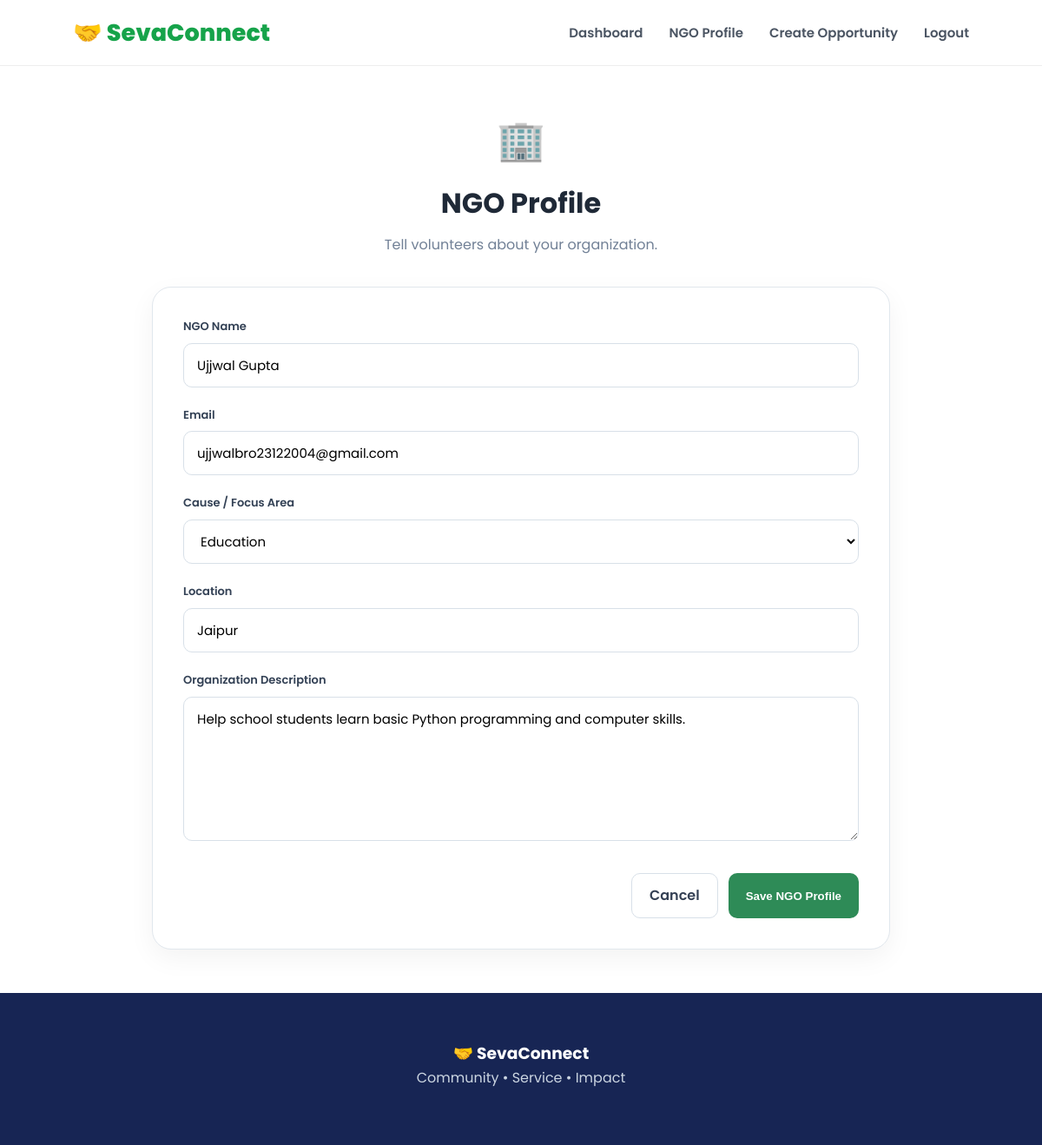
The app's page /ngo-profile (signed in) with its own data.
### tables this page shows
CREATE TABLE ngos (
            ngo_id INTEGER PRIMARY KEY AUTOINCREMENT,
            name TEXT NOT NULL,
            email TEXT UNIQUE NOT NULL,
            cause TEXT,
            location TEXT,
            description TEXT
        , user_id
            INTEGER);

### app.py (the view, shortened to what this page needs)
@app.route(
    "/ngo-profile",
    methods=["GET", "POST"]
)
def ngo_profile():
    if "user_id" not in session:
        return redirect(
            url_for("login")
        )
    if session.get("role") != "ngo":
        return redirect(
            url_for("login")
        )
    connection = get_db_connection()
    ngo = get_ngo_for_user(
        connection,
        session["user_id"]
    )
    connection.close()
    return render_template(
        "ngo_profile.html",
        ngo=ngo
    )

### app.py (called while the page is built, shortened)
def get_db_connection():
    return DatabaseConnection()

def get_ngo_for_user(
    connection,
    user_id
):
    ngo = connection.execute(
        """
        SELECT *
        FROM ngos
        WHERE user_id = ?
        """,
        (user_id,)
    ).fetchone()
    if ngo:
        return ngo

    def execute(self, query, params=()):
        if self.is_postgres:
            query = query.replace(
                "?",
                "%s"
            )
            cursor = self.connection.cursor(
                cursor_factory=RealDictCursor
            )
            cursor.execute(
                query,
                params
            )
            return cursor
        else:
            return self.connection.execute(
                query,
                params
            )

    def close(self):
        self.connection.close()

### templates/ngo_profile.html (shortened to what this page needs)
<!DOCTYPE html>
<html lang="en">
<head>
    <link rel="stylesheet"
          href="{{ url_for('static', filename='style.css') }}">
</head>
<body>
<nav class="navbar">
    <div class="logo">
        <span class="logo-icon">
            🤝
        </span>
        <span>
            SevaConnect
        </span>
    </div>
    <div class="nav-links">
        <a href="{{ url_for('ngo_dashboard') }}">
            Dashboard
        </a>
        <a href="{{ url_for('ngo_profile') }}"
           class="active">
            NGO Profile
        </a>
        <a href="{{ url_for('create_opportunity') }}">
            Create Opportunity
        </a>
        <a href="{{ url_for('logout') }}">
            Logout
        </a>
    </div>
</nav>
<main class="form-page">
    <div class="form-header">
        <div class="form-icon">
            🏢
        </div>
        <h1>
            NGO Profile
        </h1>
        <p>
            Tell volunteers about your organization.
        </p>
    </div>
    <form
        method="POST"
        class="profile-form"
    >
        <div class="form-group">
            <label>
                NGO Name
            </label>
            <input
                type="text"
                name="name"
                value="{{ ngo['name'] }}"
                required
            >
        </div>
        <div class="form-group">
            <label>
                Email
            </label>
            <input
                type="email"
                name="email"
                value="{{ ngo['email'] }}"
                required
            >
        </div>
        <div class="form-group">
            <label>
                Cause / Focus Area
            </label>
            <select
                name="cause"
                required
            >
                <option value="Education"
                    {% if ngo['cause'] == 'Education' %}
                    selected
                    {% endif %}>
                    Education
                </option>
            </select>
        </div>
        <div class="form-group">
            <label>
                Location
            </label>
            <input
                type="text"
                name="location"
                value="{{ ngo['location'] }}"
                placeholder="e.g. Jaipur"
                required
            >
        </div>
        <div class="form-group">
            <label>
                Organization Description
            </label>
            <textarea
                name="description"
                rows="6"
                placeholder="Tell volunteers about your NGO, mission and activities..."
            >{{ ngo['description'] or '' }}</textarea>
        </div>
        <div class="form-actions">
            <a
                href="{{ url_for('ngo_dashboard') }}"
                class="secondary-button"
            >
                Cancel
            </a>
            <button
                type="submit"
                class="primary-button"
            >
                Save NGO Profile
            </button>
        </div>
    </form>
</main>
<footer class="footer">
    <div class="footer-content">
        <div>
            <h3>
                🤝 SevaConnect
            </h3>
            <p>
                Community • Service • Impact
            </p>
        </div>
    </div>
</footer>
</body>
</html>

### static/style.css (style rules this page uses)
* { margin: 0; padding: 0; box-sizing: border-box; }
html { scroll-behavior: smooth; }
body { font-family: "Poppins", Arial, Helvetica, sans-serif; color: #1f2937; background: #ffffff; line-height: 1.6; }
.navbar { width: 100%; height: 76px; padding: 0 7%; display: flex; align-items: center; justify-content: space-between; background: #ffffff; border-bottom: 1px solid #eeeeee; position: sticky; top: 0; z-index: 1000; }
.logo { font-family: "Poppins", sans-serif; font-size: 27px; font-weight: 800; color: #172554; }
.logo span { color: #16a34a; }
.nav-links { display: flex; gap: 30px; }
.nav-links a { font-family: "Poppins", sans-serif; text-decoration: none; color: #4b5563; font-size: 15px; font-weight: 600; transition: 0.3s; }
footer { background: #172554; color: white; text-align: center; padding: 55px 20px; }
footer p { color: #cbd5e1; margin-bottom: 10px; }
.form-group { width: 100%; }
.form-group label, .auth-card label { display: block; margin-bottom: 8px; color: #334155; font-size: 13px; font-weight: 600; }
.form-page { width: min(850px, 92%); margin: 50px auto; }
.form-header { text-align: center; margin-bottom: 35px; }
.form-icon { font-size: 45px; margin-bottom: 10px; }
.form-header h1 { margin-bottom: 10px; }
.form-header p { color: #718096; }
.profile-form { background: #ffffff; border: 1px solid #e1e7ed; border-radius: 22px; padding: 35px; box-shadow: 0 10px 30px rgba(0, 0, 0, 0.05); }
.form-group { margin-bottom: 22px; }
.form-group label { display: block; margin-bottom: 8px; font-weight: 600; }
.form-group input, .form-group select, .form-group textarea { width: 100%; box-sizing: border-box; padding: 13px 15px; border: 1px solid #d8e0e8; border-radius: 10px; font-family: inherit; font-size: 15px; background: #ffffff; outline: none; }
.form-group textarea { resize: vertical; }
.form-actions { display: flex; justify-content: flex-end; gap: 12px; margin-top: 30px; flex-wrap: wrap; }
.secondary-button { display: inline-block; padding: 12px 20px; border-radius: 10px; border: 1px solid #d8e0e8; background: #ffffff; color: #344054; text-decoration: none; font-weight: 600; cursor: pointer; }
.primary-button { display: inline-block; padding: 12px 20px; border-radius: 10px; border: none; background: #2e8b57; color: white; text-decoration: none; font-weight: 600; cursor: pointer; }

### records on screen
ngos: name "Ujjwal Gupta", email "ujjwalbro23122004@gmail.com", cause "Education", location "Jaipur", description "Help school students learn basic Python programming and computer skills."
